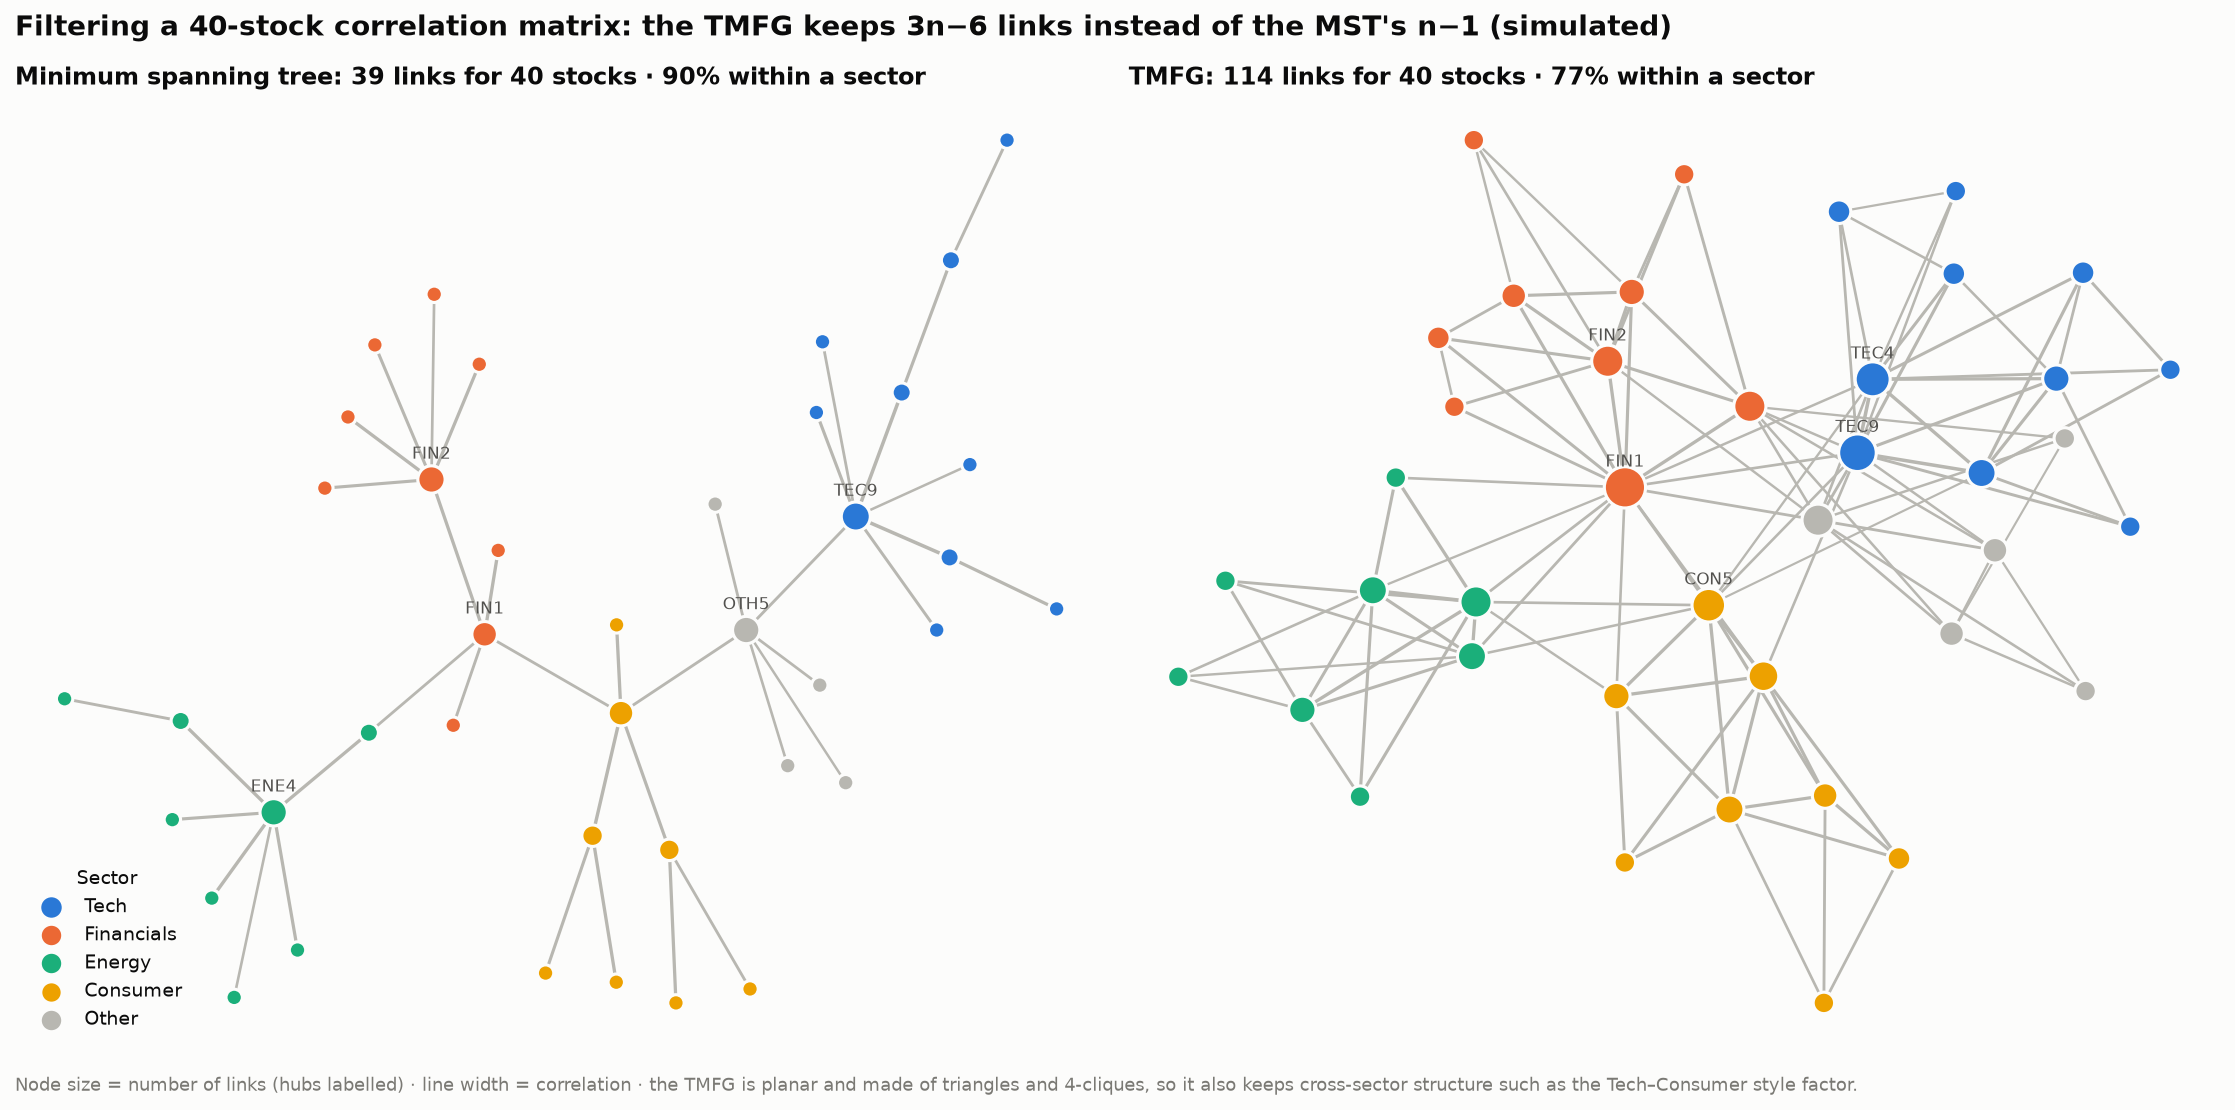

Reproduce this figure in Python.
"""
Triangulated Maximally Filtered Graph (TMFG)  -  family: Finance & investment

DESIGN PURPOSE
Filters a dense correlation matrix into a sparse, planar network that keeps
the strongest relationships. The minimum spanning tree keeps only n−1 links,
so it cuts loops and drops much of the structure. The TMFG grows a planar
graph of triangles and 4-cliques with 3n−6 links. It keeps clusters, loops and
cross-sector ties, and stays sparse enough to draw and reason about.

WHEN TO USE
  - Mapping the dependency structure of a portfolio or market (dozens to
    hundreds of assets)
  - Finding hubs and clusters for diversification, risk management or stress
    testing
  - When the MST looks too thin and a threshold network too arbitrary or
    tangled

AVOID WHEN
  - Only a handful of assets (show the correlation heatmap)
  - Readers need exact correlations (use a clustered heatmap)
  - Correlations are unstable over the window (filter rolling windows, or show
    rolling correlation)

ALTERNATIVES
  - Correlation network (minimum spanning tree)
  - Clustered correlation heatmap or HRP dendrogram
  - Planar maximally filtered graph (PMFG), which is slower

REFERENCE
  - Massara, G. P., Di Matteo, T. & Aste, T. (2016). Network filtering for big
    data: triangulated maximally filtered graph. Journal of Complex Networks
    5(2), 161–178. https://arxiv.org/abs/1505.02445

EXAMPLE
Simulated daily returns for 40 stocks in four sectors plus "Other", driven by
a market factor, sector factors, and a style factor shared by Tech and
Consumer stocks. The same correlation matrix is filtered as an MST (left) and
as a TMFG (right).

NOTE: Educational examples with simulated or historical data. Not investment
advice; past performance does not predict future returns.

Run:  python tmfg_network.py
"""
import sys
from pathlib import Path

import numpy as np
import pandas as pd
import matplotlib.pyplot as plt

# Library style: categorical colors in fixed order, recessive axes, hairline grid.
PALETTE = ["#2a78d6", "#eb6834", "#1baf7a", "#eda100",
           "#e87ba4", "#008300", "#6250d6", "#e34948"]
SEQ_CMAP = "Blues"      # sequential: one hue, light -> dark
DIV_CMAP = "RdBu_r"     # diverging: two opposite hues, neutral midpoint
GRAY = "#b8b7b1"        # de-emphasised marks
plt.rcParams.update({
    "figure.figsize": (8, 4.8), "figure.dpi": 110, "figure.facecolor": "#fcfcfb",
    "axes.facecolor": "#fcfcfb", "axes.edgecolor": "#c9c8c3", "axes.linewidth": 0.8,
    "axes.spines.top": False, "axes.spines.right": False,
    "axes.grid": True, "grid.color": "#e6e5e1", "grid.linewidth": 0.6, "axes.axisbelow": True,
    "axes.prop_cycle": plt.cycler(color=PALETTE),
    "axes.titlesize": 13, "axes.titleweight": "bold", "axes.titlelocation": "left",
    "axes.labelcolor": "#52514e", "xtick.color": "#52514e", "ytick.color": "#52514e",
    "text.color": "#0b0b0b", "font.size": 10, "lines.linewidth": 2,
    "legend.frameon": False,
})

import networkx as nx

# --- Example data ------------------------------------------------------------
rng = np.random.default_rng(23)
sectors = {"Tech": 10, "Financials": 9, "Energy": 8, "Consumer": 8, "Other": 5}
tickers, sector_of = [], {}
for s, k in sectors.items():
    for i in range(k):
        t = f"{s[:3].upper()}{i + 1}"
        tickers.append(t)
        sector_of[t] = s
n_days = 756                                    # three years of daily returns
market = rng.normal(0.0004, 0.010, n_days)
sector_f = {s: rng.normal(0, 0.007 if s != "Other" else 0.002, n_days) for s in sectors}
style_f = rng.normal(0, 0.006, n_days)          # a cross-sector "growth vs value" factor
rets = pd.DataFrame({
    t: rng.uniform(0.6, 1.3) * market + rng.uniform(0.6, 1.2) * sector_f[sector_of[t]]
       + (rng.uniform(0.4, 0.9) * style_f if sector_of[t] in ("Tech", "Consumer") else 0)
       + rng.normal(0, 0.009, n_days)
    for t in tickers})
corr = rets.corr()
corr.round(2).iloc[:5, :5]

# --- Plot --------------------------------------------------------------------
def tmfg(W):
    """Triangulated Maximally Filtered Graph (Massara, Di Matteo & Aste 2016).

    Start from the 4 most connected nodes (a tetrahedron), then repeatedly insert the remaining
    node that adds the largest total weight into one triangular face. Result: planar, 3n-6 edges.
    """
    W = np.asarray(W, float).copy()
    np.fill_diagonal(W, 0)
    n = len(W)
    strength = (W * (W > W.mean())).sum(axis=1)
    clique = list(np.argsort(strength)[::-1][:4])
    edges = {(a, b) for i, a in enumerate(clique) for b in clique[i + 1:]}
    faces = [tuple(f) for f in [(clique[0], clique[1], clique[2]), (clique[0], clique[1], clique[3]),
                                (clique[0], clique[2], clique[3]), (clique[1], clique[2], clique[3])]]
    remaining = [v for v in range(n) if v not in clique]
    while remaining:
        F = np.array(faces)
        gains = W[np.ix_(remaining, F[:, 0])] + W[np.ix_(remaining, F[:, 1])] + W[np.ix_(remaining, F[:, 2])]
        vi, fi = np.unravel_index(np.argmax(gains), gains.shape)
        v, (a, b, c) = remaining.pop(vi), faces.pop(fi)
        edges |= {(v, a), (v, b), (v, c)}
        faces += [(v, a, b), (v, b, c), (v, a, c)]
    return edges


edges_t = tmfg(corr.values)
T = nx.Graph()
T.add_nodes_from(tickers)
T.add_edges_from((tickers[a], tickers[b], {"corr": corr.iloc[a, b]}) for a, b in edges_t)

dist = np.sqrt(2 * (1 - corr))
G = nx.Graph()
for i, a in enumerate(tickers):
    for b in tickers[i + 1:]:
        G.add_edge(a, b, weight=dist.loc[a, b], corr=corr.loc[a, b])
M = nx.minimum_spanning_tree(G, weight="weight")


def within_sector(graph):
    return np.mean([sector_of[a] == sector_of[b] for a, b in graph.edges])


fig, axes = plt.subplots(1, 2, figsize=(15, 7.4))
colors = {s: (PALETTE[k] if s != "Other" else GRAY) for k, s in enumerate(sectors)}
for ax, graph, name in ((axes[0], M, "Minimum spanning tree"), (axes[1], T, "TMFG")):
    lengths = {(a, b): dist.loc[a, b] for a, b in graph.edges}
    nx.set_edge_attributes(graph, lengths, "length")
    pos = nx.kamada_kawai_layout(graph, weight="length")
    for a, b, d in graph.edges(data=True):
        (x1, y1), (x2, y2) = pos[a], pos[b]
        ax.plot([x1, x2], [y1, y2], color="#b8b7b1", linewidth=0.4 + 3 * max(d["corr"] - 0.3, 0), zorder=1)
    deg = dict(graph.degree)
    for s in sectors:
        nodes = [t for t in graph.nodes if sector_of[t] == s]
        xy = np.array([pos[t] for t in nodes])
        ax.scatter(xy[:, 0], xy[:, 1], s=[40 + 22 * deg[t] for t in nodes], color=colors[s],
                   edgecolor="#fcfcfb", linewidth=1.5, zorder=3, label=s)
    hubs = sorted(deg, key=deg.get, reverse=True)[:5]
    for t in hubs:
        ax.annotate(t, pos[t], xytext=(0, 10), textcoords="offset points", ha="center", fontsize=8,
                    color="#52514e", zorder=4)
    ax.set_axis_off()
    ax.set_title(f"{name}: {graph.number_of_edges()} links for {graph.number_of_nodes()} stocks · "
                 f"{within_sector(graph):.0%} within a sector", fontsize=11.5)
axes[0].legend(loc="lower left", title="Sector", fontsize=9, title_fontsize=9)
fig.suptitle("Filtering a 40-stock correlation matrix: the TMFG keeps 3n−6 links instead of the MST's n−1 (simulated)",
             x=0.01, ha="left", fontsize=13.5, fontweight="bold")
fig.text(0.01, 0.01, "Node size = number of links (hubs labelled) · line width = correlation · "
         "the TMFG is planar and made of triangles and 4-cliques, so it also keeps cross-sector structure "
         "such as the Tech–Consumer style factor.", fontsize=8.5, color="#7a7974")
fig.tight_layout(rect=(0, 0.03, 1, 1))

# --- Save / show -------------------------------------------------------------
out = Path(__file__).with_name(Path(__file__).stem + ".png")
fig.savefig(out, dpi=150, bbox_inches="tight")
print(f"saved {out}")
if "--no-show" not in sys.argv:
    plt.show()
